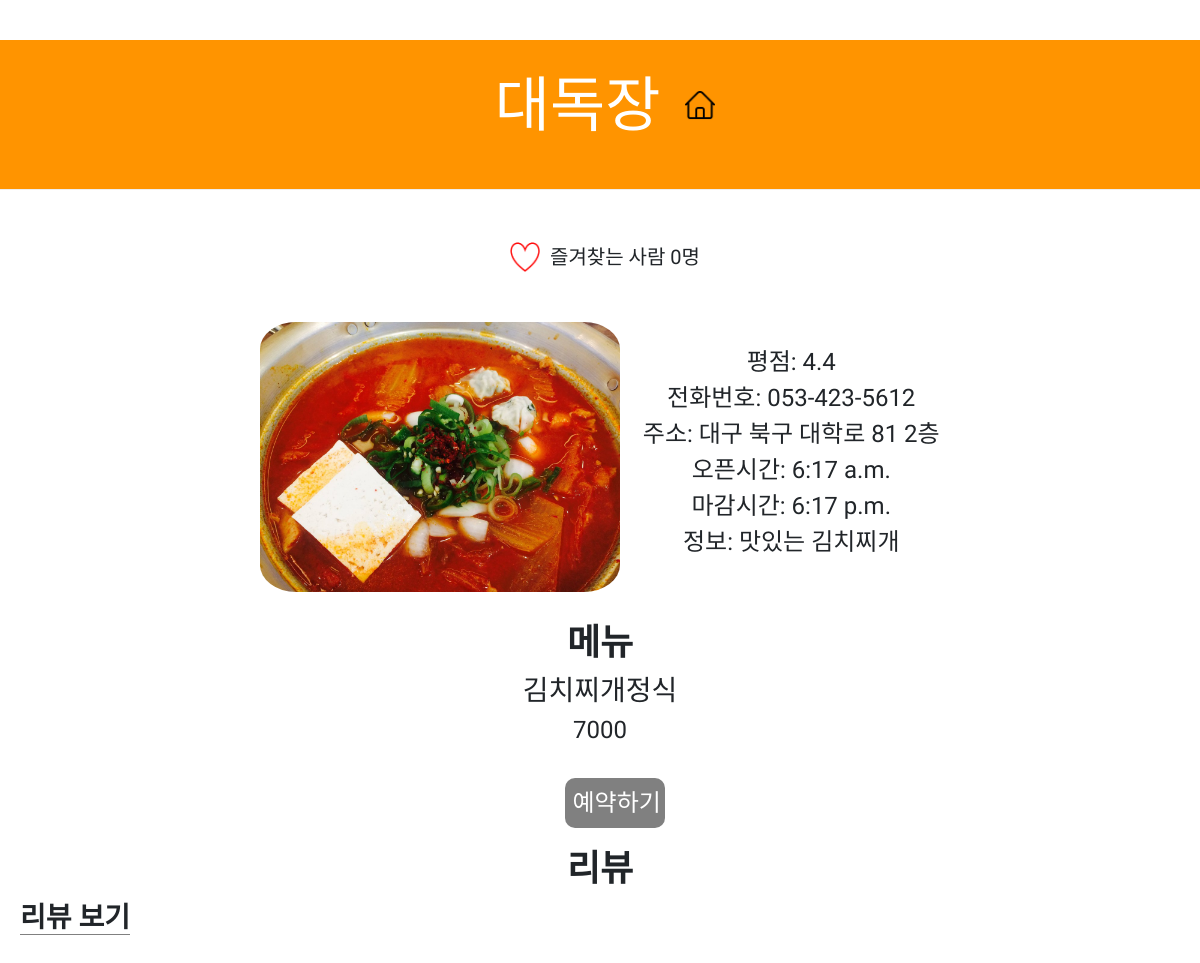
Before: /restaurant/1 with the older database file.
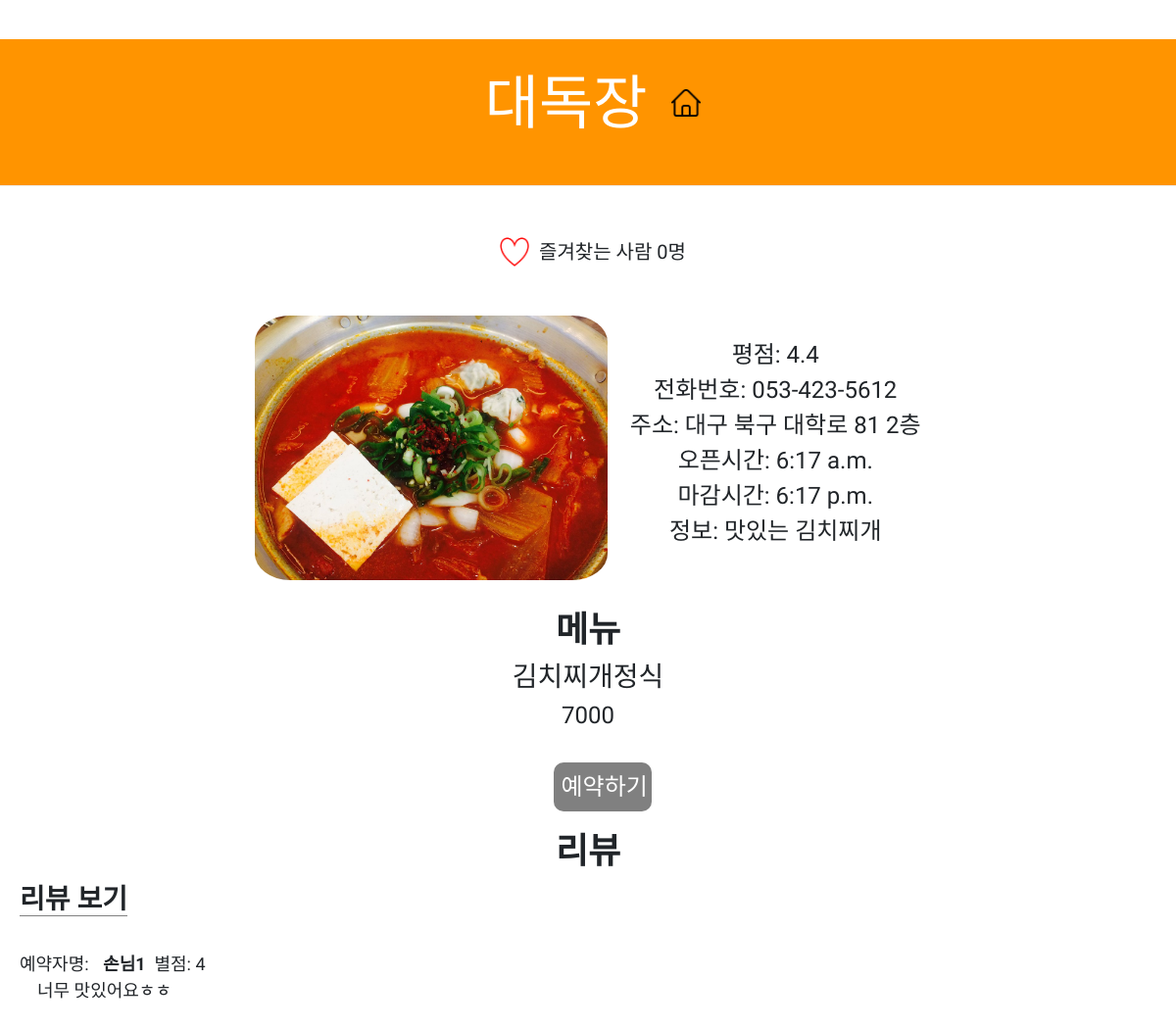
After: the same page with the newer database file.
### app1/models.py (models this page shows, shortened)
class Menu(models.Model):
    name=models.CharField(max_length=225)
    price=models.IntegerField()
    shop=models.ForeignKey(Shop, on_delete=models.CASCADE, null=True)
    photo=models.ImageField(upload_to='images/menu', default="")

class Review(models.Model):
    time=models.CharField(max_length=225)
    rating=models.IntegerField()
    comment=models.TextField()
    shop=models.ForeignKey(Shop, on_delete=models.CASCADE, null=True)
    user=models.ForeignKey(User, on_delete=models.CASCADE, null=True)

### account/models.py (models this page shows)
class Profile(models.Model):
    user = models.OneToOneField(User, on_delete=models.CASCADE)
    name = models.TextField(max_length=225, blank=True)
    phonenumber = models.CharField(max_length=200, blank=True)
    user_type = models.CharField(max_length=200, blank=True, default="none")
    shop_id = models.IntegerField(default=-1)

### app1/views.py (the view)
# urls.py: path('restaurant/<int:shop_id>',app1.views.restaurant, name="restaurant"),
def restaurant(request, shop_id):
    shop=get_object_or_404(Shop,pk=shop_id)
    menu=Menu.objects.filter(shop=shop)
    user=request.user
    liked=Like.objects.select_related()
    reviews=Review.objects.filter(shop=shop)
    if user is None:
        reservations = Reservation.objects.filter(customer=user)
    else:
        reservations=Reservation.objects.all()
    if shop.likes.filter(id=user.id):
        message="즐겨찾기 취소"
    else:
        message="즐겨찾기 등록"
    return render(request, 'restaurant.html',{'shop':shop,'menu':menu, 'message':message, 'reviews':reviews, 'reservations': reservations})

### app1/models.py (called while the page is built)
    def like_count(self):
        return self.likes.count()

### app1/templates/restaurant.html (shortened to what this page needs)
{% load static %}
<!DOCTYPE html>
<html lang="en">
<head>
    <link rel="stylesheet" href="//maxcdn.bootstrapcdn.com/bootstrap/3.2.0/css/bootstrap.min.css">
    <link rel="stylesheet" href="//maxcdn.bootstrapcdn.com/bootstrap/3.2.0/css/bootstrap-theme.min.css">
    <link rel="stylesheet" href="https://stackpath.bootstrapcdn.com/bootstrap/4.3.1/css/bootstrap.min.css">
</head>
<body>
  <div class="page-header">
    <h1>{{shop.name}}&nbsp<a href="{% url 'home' %}"><img class="icon" src="/static/home.png"></a></h1>
  </div>
  <div class="header"><p class="card-title">
    <div class="favorite">
      <div style="display:flex; font-size: 2rem;" class="good">
        <div class="goodicon" style="flex: 1 1 1;">
          {% if message == "즐겨찾기 취소" %}
            <a href="{% url 'favorite' shop.id %}"><img class="icon" src="/static/heart-on.png"><p style="font-size: 50;"></p></a><div class="goodnum">
              즐겨찾는 사람 {{shop.like_count}}명
          </div>
          {% else %}
            <a href="{% url 'favorite' shop.id %}"><img class="icon" src="/static/heart-off.png"><p style="font-size: 50;"></p></a><div class="goodnum">
              즐겨찾는 사람 {{shop.like_count}}명
          </div>
        {% endif %}
        </div>
      </div>
  </div>
  </div>
    <br><br>
  <div class='restaurant_info'>
    {% if shop.photo %}
      <img src="{{shop.photo.url}}" alt="" >
    {% endif %}
    <div class="restaurant_text">
    평점: 4.4<br>
    전화번호: {{shop.phone_number}}<br>
    주소: {{shop.address}}<br>
    오픈시간: {{shop.open_time}}<br>
    마감시간: {{shop.close_time}}<br>
    정보: {{shop.description}}<br></p>
    </div>
  </div>
<br><br>
    <h2>메뉴</h2>
    {% for m in menu %}
    <div class='menu'>
        <div class="menu_name">{{m.name}}</div>
        <div class="menu_price">{{m.price}}</div>
    </div>
    {% endfor %}
    <br><br>
    <div class='reservation'>
      <a href="{% url 'reservation' shop.id%}"><input class="btn" type="button" name="reservation" value="예약하기"></a>
  </div>
    <div id = "REVIEW">
        <h2>리뷰</h2>
        <div class='review_container'>
            <span class='review_section_title'><h3>리뷰 보기</h3></span><br>
            {% for review in reviews %}
                <div class='review_component'>
                    예약자명: <span class='review_name'>{{review.user.profile.name}}&nbsp</span>
                    <span class='review_rating'>별점: {{review.rating}}</span><br>
                    <spaan class='review_comment'>{{review.comment}}</spaan>
                </div>
                <br><br>
            {% endfor %}
        </div>
    </div>
    <br><br>
</body>
</html>

Changed rows visible on the page:
added Review: user.profile.name "손님1", rating "4", comment "너무 맛있어요ㅎㅎ"
